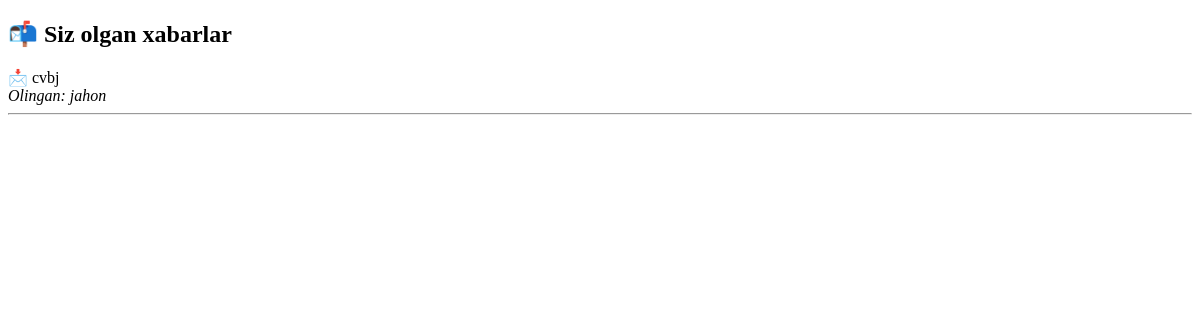
Page /my-messages/ (signed in) on the earlier database version.
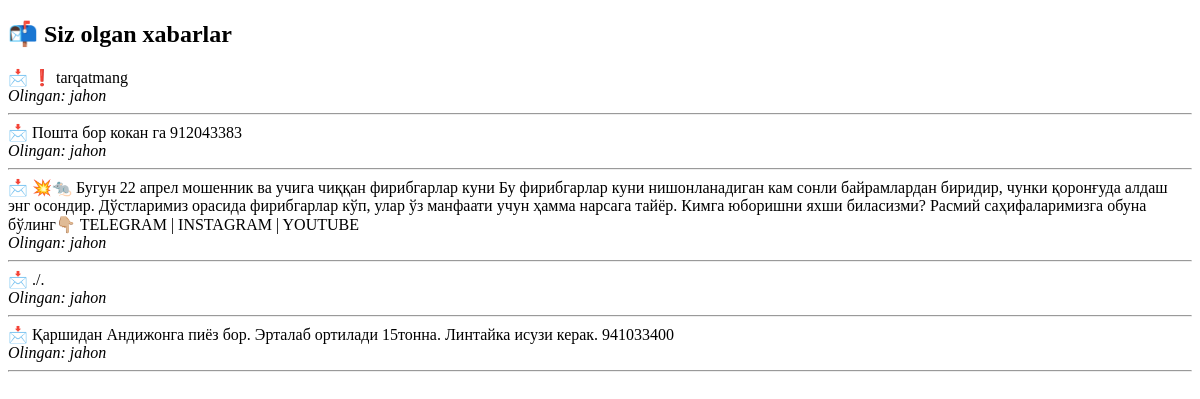
Same page on the later database version.
### account/models.py (models this page shows, shortened)
class MessageUser(models.Model):
    text = models.TextField()
    taken_by = models.ForeignKey(User, null=True, blank=True, on_delete=models.SET_NULL)
    created_at = models.DateTimeField(auto_now_add=True)

class User(models.Model):
    username = models.CharField(max_length=100, unique=True)
    password = models.CharField(max_length=255)
    def __str__(self):
        return self.username

### account/views.py (the view)
# urls.py: path('my-messages/', views.my_messages_view, name='my_messages'),
def my_messages_view(request):
    user_id = request.session.get('user_id')
    if not user_id:
        return redirect('login')
    my_messages = MessageUser.objects.filter(taken_by_id=user_id).order_by('-created_at')
    return render(request, 'my_messages.html', {'messages': my_messages})

### templates/my_messages.html (shortened to what this page needs)
<!DOCTYPE html>
<html lang="en">
<head>
</head>
<body>
    <h2>📬 Siz olgan xabarlar</h2>
    {% for msg in messages %}
        <div>
            📩 {{ msg.text }}<br>
            <i>Olingan: {{ msg.taken_by }}</i>
        </div>
        <hr>
    {% empty %}
        <p>Hozircha sizda xabarlar yo‘q.</p>
    {% endfor %}
</body>
</html>

Differences in the rows shown:
removed MessageUser: text "cvbj", taken_by "jahon"
added MessageUser: text "❗️ tarqatmang", taken_by "jahon"
added MessageUser: text "Пошта бор кокан га 912043383", taken_by "jahon"
added MessageUser: text "💥🐀 Бугун 22 апрел мошенник ва учига чиққан фирибгарлар куни Бу фирибгарлар куни нишонланадиган кам сонли байрамлардан биридир, чунки қоронғуда алдаш энг осондир. Дўстларимиз орасида фирибгарлар кўп, улар ўз манфаати учун ҳамма нарсага тайёр. Кимга юборишни яхши биласизми? Расмий саҳифаларимизга обуна бўлинг👇🏼 TELEGRAM | INSTAGRAM | YOUTUBE", taken_by "jahon"
added MessageUser: text "./.", taken_by "jahon"
added MessageUser: text "Қаршидан Андижонга пиёз бор. Эрталаб ортилади 15тонна. Линтайка исузи керак. 941033400", taken_by "jahon"
